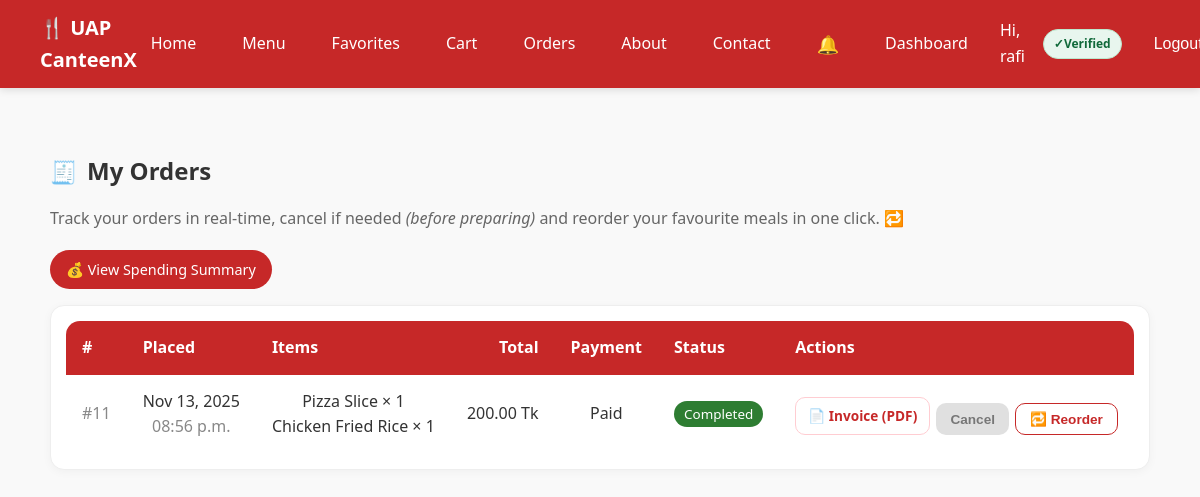
/orders/ (signed in), run on an earlier commit of the app's database.
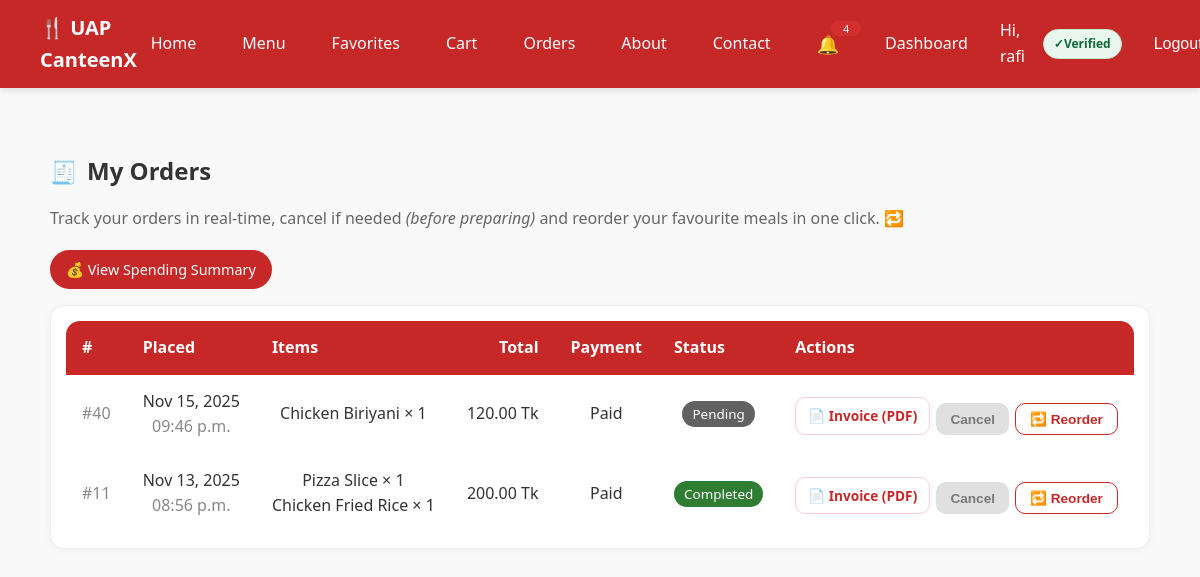
And on a later commit of the database.
### my_canteen/models.py (models this page shows, shortened)
class Order(models.Model):
    STATUS_CHOICES = [
        ('pending', 'Pending'),
        ('accepted', 'Accepted'),
        ('preparing', 'Preparing'),
        ('ready', 'Ready'),
        ('delivered', 'Delivered'),
        ('completed', 'Completed'),
        ('cancelled', 'Cancelled'),
    ]
    PAYMENT_STATUS_CHOICES = [('unpaid', 'Unpaid'), ('paid', 'Paid')]
    PAYMENT_METHOD_CHOICES = [
        ('cash', 'Cash'),
        ('mock_card', 'Mock Card'),
        ('stripe', 'Stripe'),
        ('sslcommerz', 'SSLCommerz'),
    ]
    user = models.ForeignKey(User, on_delete=models.CASCADE)
    total_price = models.DecimalField(max_digits=8, decimal_places=2)
    address = models.CharField(max_length=255)
    status = models.CharField(max_length=20, choices=STATUS_CHOICES, default='pending')
    payment_status = models.CharField(max_length=10, choices=PAYMENT_STATUS_CHOICES, default='unpaid')
    payment_method = models.CharField(max_length=10, choices=PAYMENT_METHOD_CHOICES, default='cash')
    created_at = models.DateTimeField(auto_now_add=True)

class OrderItem(models.Model):
    order = models.ForeignKey(Order, on_delete=models.CASCADE)
    item = models.ForeignKey(MenuItem, on_delete=models.CASCADE)
    quantity = models.PositiveIntegerField(default=1)
    unit_price = models.DecimalField(max_digits=6, decimal_places=2)

class MenuItem(models.Model):
    name = models.CharField(max_length=100)
    description = models.TextField(blank=True)
    price = models.DecimalField(max_digits=6, decimal_places=2)
    stock = models.PositiveIntegerField(default=0)
    image = models.ImageField(upload_to='menu/', blank=True, null=True)
    category = models.ForeignKey(Category, on_delete=models.CASCADE, null=True)
    is_active = models.BooleanField(default=True)
    is_popular = models.BooleanField(default=False)
    rating_avg = models.FloatField(default=0)
    rating_count = models.PositiveIntegerField(default=0)

### my_canteen/views.py (the view)
# urls.py: path("orders/", views.orders_page, name="orders"),
@login_required
def orders_page(request):
    profile = UserProfile.objects.select_related("user").get(user=request.user)
    role = get_role(request.user)
    if role in ["vendor", "admin"]:
        orders = Order.objects.all().order_by("-created_at")
    elif role == "staff":
        orders = Order.objects.filter(
            status__in=["accepted", "preparing"]
        ).order_by("-created_at")
    else:
        orders = Order.objects.filter(user=request.user).order_by("-created_at")
    cancelable_ids = {o.id for o in orders if can_user_cancel(o, request.user)}
    return render(
        request,
        "my_canteen/orders.html",
        {"orders": orders, "profile": profile, "cancelable_ids": cancelable_ids},
    )

### my_canteen/context_processors.py (called while the page is built)
def favorites_processor(request):
    if request.user.is_authenticated:
        fav_ids = Favorite.objects.filter(user=request.user).values_list('item_id', flat=True)
        return {"favorite_items": set(fav_ids)}
    return {"favorite_items": set()}

def cart_count(request):
    cart = request.session.get("cart", {})
    return {"cart_count": sum(cart.values())}

def notifications_context(request):
    if request.user.is_authenticated:
        unread_count = Notification.objects.filter(user=request.user, is_read=False).count()
    else:
        unread_count = 0
    return {
        "unread_notifications": unread_count
    }

### my_canteen/views.py (called while the page is built)
def get_role(user):
    try:
        return user.userprofile.role
    except UserProfile.DoesNotExist:
        return "guest"

def can_user_cancel(order, user) -> bool:
    role = get_role(user)
    if role not in {"student", "faculty", "guest"}:
        return False
    if order.user_id != user.id:
        return False
    return order.status in {"pending", "accepted"}

### my_canteen/templates/my_canteen/orders.html (shortened to what the changed rows need)
{% extends "my_canteen/base.html" %}
{% load static %}
{% block content %}
<section class="container" style="max-width: 1100px;">
  <div class="page-title" style="display:flex;align-items:center;gap:.6rem;margin:24px 0 12px;">
    <h2 style="margin:0;">My Orders</h2>
  </div>
  <div class="card" style="background:#fff;border:1px solid #eee;border-radius:14px;box-shadow:0 2px 10px rgba(0,0,0,.04);">
    <div class="table-wrap" style="overflow-x:auto;">
      <table style="width:100%;border-collapse:separate;border-spacing:0;">
        <thead style="background:#c62828;color:#fff;">
          <tr>
            <th style="padding:14px 16px;font-weight:600;text-align:left;border-top-left-radius:14px;">#</th>
            <th style="padding:14px 16px;font-weight:600;text-align:left;">Placed</th>
            <th style="padding:14px 16px;font-weight:600;text-align:left;">Items</th>
            <th style="padding:14px 16px;font-weight:600;text-align:right;">Total</th>
            <th style="padding:14px 16px;font-weight:600;text-align:left;">Payment</th>
            <th style="padding:14px 16px;font-weight:600;text-align:left;">Status</th>
            <th style="padding:14px 16px;font-weight:600;text-align:left;border-top-right-radius:14px;">Actions</th>
          </tr>
        </thead>
        <tbody>
          {% for order in orders %}
          <tr style="border-bottom:1px solid #f0f0f0;">
            <td style="padding:14px 16px;color:#888;">#{{ order.id }}</td>
            <td style="padding:14px 16px;">
              {{ order.created_at|date:"M d, Y" }}<br>
              <span style="color:#888;">{{ order.created_at|date:"h:i a" }}</span>
            </td>
            <td style="padding:14px 16px;">
              {% for oi in order.orderitem_set.all %}
                {{ oi.item.name }} × {{ oi.quantity }}<br>
              {% endfor %}
            </td>
            <td style="padding:14px 16px;text-align:right;">
              {{ order.total_price }} Tk
            </td>
            <td style="padding:14px 16px;">
              {{ order.payment_status|title }}
            </td>
            <td style="padding:14px 16px;">
              {% if order.status == 'completed' %}
                <span style="background:#2e7d32;color:#fff;padding:4px 10px;border-radius:999px;font-size:.84rem;">Completed</span>
              {% elif order.status == 'cancelled' %}
                <span style="background:#ef5350;color:#fff;padding:4px 10px;border-radius:999px;font-size:.84rem;">Cancelled</span>
              {% elif order.status == 'ready' %}
                <span style="background:#0288d1;color:#fff;padding:4px 10px;border-radius:999px;font-size:.84rem;">Ready</span>
              {% elif order.status == 'preparing' %}
                <span style="background:#f57c00;color:#fff;padding:4px 10px;border-radius:999px;font-size:.84rem;">Preparing</span>
              {% elif order.status == 'accepted' %}
                <span style="background:#6d4c41;color:#fff;padding:4px 10px;border-radius:999px;font-size:.84rem;">Accepted</span>
              {% else %}
                <span style="background:#616161;color:#fff;padding:4px 10px;border-radius:999px;font-size:.84rem;">Pending</span>
              {% endif %}
            </td>
            <td style="padding:14px 16px;">
              <div style="display:flex;flex-wrap:wrap;gap:6px;">
                <a href="{% url 'order_invoice_pdf' order.id %}"
                   class="btn"
                   style="background:#ffffff;color:#c62828;border:1px solid #ffcdd2;border-radius:10px;padding:7px 12px;font-size:.85rem;">
                  📄 Invoice (PDF)
                </a>
                {% if order.id in cancelable_ids %}
                  <form action="{% url 'user_order_cancel' order.id %}" method="post" style="display:inline;">
                    {% csrf_token %}
                    <button type="submit"
                            style="background:#d32f2f;color:#fff;border:none;border-radius:10px;padding:8px 14px;cursor:pointer;font-size:.85rem;">
                      Cancel
                    </button>
                  </form>
                {% else %}
                  <button type="button" disabled
                          title="You can cancel before preparing only"
                          style="background:#e0e0e0;color:#777;border:none;border-radius:10px;padding:8px 14px;font-size:.85rem;">
                    Cancel
                  </button>
                {% endif %}
                {% if order.status == "delivered" or order.status == "completed" %}
                  <form action="{% url 'reorder_order' order.id %}"
                        method="post"
                        style="display:inline%;">
                    <button type="submit"
                            style="background:#ffffff;border:1px solid #c62828;color:#c62828;border-radius:10px;padding:7px 14px;cursor:pointer;font-size:.85rem;">
                      🔁 Reorder
                    </button>
                  </form>
                {% endif %}
              </div>
            </td>
          </tr>
          {% empty %}
          <tr>
            <td colspan="7" style="padding:28px;text-align:center;color:#777;">
              No orders yet.
            </td>
          </tr>
          {% endfor %}
        </tbody>
      </table>
    </div>
  </div>
</section>
{% endblock %}

### my_canteen/templates/my_canteen/base.html (shortened to what this page needs)
{% load static %}
<!DOCTYPE html>
<html lang="en">
<head>
  <link rel="stylesheet" href="{% static 'my_canteen/css/styles.css' %}"/>
</head>
<body>
  <nav class="navbar">
    <div class="logo">🍴 UAP CanteenX</div>
    <ul class="nav-links">
      <li><a href="{% url 'home' %}">Home</a></li>
      <li><a href="{% url 'menu' %}">Menu</a></li>
      <li><a href="{% url 'favorites' %}"> Favorites</a></li>
      <li>
        <a href="{% url 'cart' %}">
          Cart
        </a>
      </li>
      <li><a href="{% url 'orders' %}">Orders</a></li>
      <li><a href="{% url 'about' %}">About</a></li>
      <li><a href="{% url 'contact' %}">Contact</a></li>
      {% if user.is_authenticated %}
        <li style="position:relative;">
          <a href="{% url 'notifications' %}"
             style="display:inline-flex;align-items:center;justify-content:center;
                    font-size:18px;text-decoration:none;">
            🔔
          </a>
          {% if unread_notifications > 0 %}
            <span style="
              position:absolute;
              top:-4px;
              right:-8px;
              background:#d32f2f;
              color:#fff;
              font-size:11px;
              padding:2px 6px;
              border-radius:999px;
              line-height:1;
              min-width:18px;
              text-align:center;
            ">
              {{ unread_notifications }}
            </span>
          {% endif %}
        </li>
        <li><a href="{% url 'dashboard' %}">Dashboard</a></li>
        <li class="nav-user">Hi, {{ user.username }}</li>
        <li>
          {% if user.is_active %}
            <span class="badge badge-verified">Verified</span>
          {% else %}
            <span class="badge badge-unverified">Email not verified</span>
          {% endif %}
        </li>
        <li>
          <form action="{% url 'logout' %}" method="post" style="display:inline;">
            <button type="submit" class="link-like">Logout</button>
          </form>
        </li>
      {% else %}
        <li><a href="{% url 'login' %}">Login</a></li>
        <li><a class="btn" href="{% url 'signup' %}">Signup</a></li>
      {% endif %}
    </ul>
  </nav>
  <main class="container">
    {% block content %}{% endblock %}
  </main>
</body>
</html>

What changed in the data, as far as the page shows it:
added Order: id "40", created_at "Nov 15, 2025", created_at "09:46 p.m.", total_price "120.00", payment_status "Paid", status "Pending", shows "Cancel"
added OrderItem: item.name "Chicken Biriyani", quantity "1", shown under "40"
Also different on the page:
{{ unread_notifications }}: (not shown) → "4"
